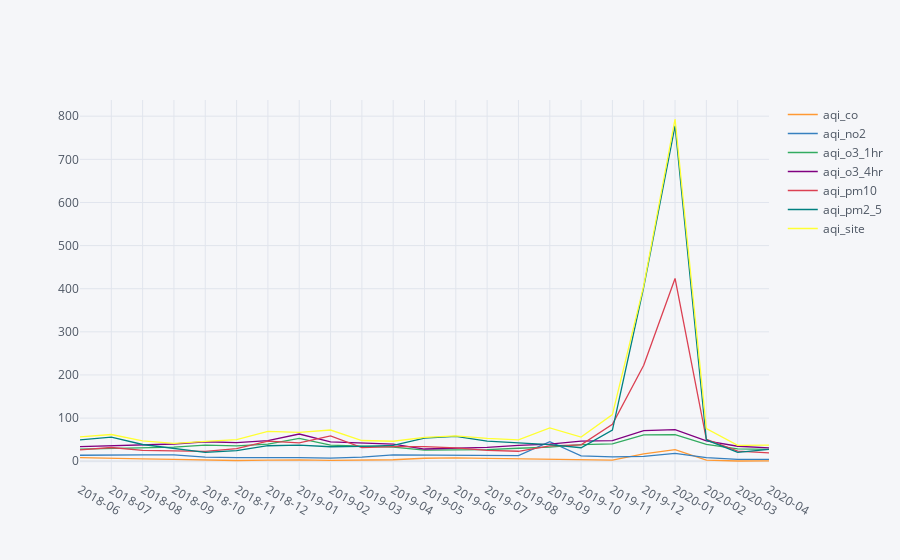

This figure's notebook cell:
### Code cell
air_monthly_mean.iplot(kind='line', x = 'yearmonth', y = air_monthly_mean.columns.names[1:7], xaxis_type='category')

### Figure 1 — Plotly figure (JSON) as saved in the notebook; plotly's stock layout.template omitted (floating-point values rounded to 4 significant figures)
{"data": [{"line": {"color": "rgba(255, 153, 51, 1.0)", "dash": "solid", "shape": "linear", "width": 1.3}, "mode": "lines", "name": "aqi_co", "text": "", "type": "scatter", "x": ["2018-06", "2018-07", "2018-08", "2018-09", "2018-10", "2018-11", "2018-12", "2019-01", "2019-02", "2019-03", "2019-04", "2019-05", "2019-06", "2019-07", "2019-08", "2019-09", "2019-10", "2019-11", "2019-12", "2020-01", "2020-02", "2020-03", "2020-04"], "y": [8.558, 7.917, 5.532, 4.217, 2.387, 1.746, 2.442, 3.328, 1.821, 2.048, 3.5, 7, 7.933, 6.533, 5.23, 4.133, 2.067, 2.458, 17.1, 26.94, 2.603, 0.5699, 0.8889]}, {"line": {"color": "rgba(55, 128, 191, 1.0)", "dash": "solid", "shape": "linear", "width": 1.3}, "mode": "lines", "name": "aqi_no2", "text": "", "type": "scatter", "x": ["2018-06", "2018-07", "2018-08", "2018-09", "2018-10", "2018-11", "2018-12", "2019-01", "2019-02", "2019-03", "2019-04", "2019-05", "2019-06", "2019-07", "2019-08", "2019-09", "2019-10", "2019-11", "2019-12", "2020-01", "2020-02", "2020-03", "2020-04"], "y": [13.91, 15.1, 14.76, 14.93, 9.597, 8.22, 9.077, 8.621, 7.268, 9.565, 14.94, 14.24, 14.23, 14.02, 13.02, 45.25, 12.47, 10.24, 11.47, 18.32, 8.172, 4.452, 4.178]}, {"line": {"color": "rgba(50, 171, 96, 1.0)", "dash": "solid", "shape": "linear", "width": 1.3}, "mode": "lines", "name": "aqi_o3_1hr", "text": "", "type": "scatter", "x": ["2018-06", "2018-07", "2018-08", "2018-09", "2018-10", "2018-11", "2018-12", "2019-01", "2019-02", "2019-03", "2019-04", "2019-05", "2019-06", "2019-07", "2019-08", "2019-09", "2019-10", "2019-11", "2019-12", "2020-01", "2020-02", "2020-03", "2020-04"], "y": [28.02, 29.98, 32.24, 32.62, 37.35, 35.71, 39.77, 53.03, 37.2, 34.4, 32.65, 25.76, 25.4, 26.73, 30.1, 32.58, 38.33, 40.27, 60.95, 61.81, 38.95, 28.74, 27.67]}, {"line": {"color": "rgba(128, 0, 128, 1.0)", "dash": "solid", "shape": "linear", "width": 1.3}, "mode": "lines", "name": "aqi_o3_4hr", "text": "", "type": "scatter", "x": ["2018-06", "2018-07", "2018-08", "2018-09", "2018-10", "2018-11", "2018-12", "2019-01", "2019-02", "2019-03", "2019-04", "2019-05", "2019-06", "2019-07", "2019-08", "2019-09", "2019-10", "2019-11", "2019-12", "2020-01", "2020-02", "2020-03", "2020-04"], "y": [33.88, 36.22, 39.4, 40, 45.16, 43.32, 48, 63.07, 44.79, 41.4, 39.58, 28.35, 30.3, 32.36, 36.62, 39.77, 46.7, 47.9, 71, 73.29, 47.05, 34.76, 31.07]}, {"line": {"color": "rgba(219, 64, 82, 1.0)", "dash": "solid", "shape": "linear", "width": 1.3}, "mode": "lines", "name": "aqi_pm10", "text": "", "type": "scatter", "x": ["2018-06", "2018-07", "2018-08", "2018-09", "2018-10", "2018-11", "2018-12", "2019-01", "2019-02", "2019-03", "2019-04", "2019-05", "2019-06", "2019-07", "2019-08", "2019-09", "2019-10", "2019-11", "2019-12", "2020-01", "2020-02", "2020-03", "2020-04"], "y": [26.16, 31.82, 25.19, 23.38, 22.71, 29.12, 46.63, 42.74, 58.61, 31.71, 33.81, 34.06, 30.9, 25.18, 23.13, 35.5, 38.18, 85.58, 222.4, 423.8, 50.83, 23.29, 19.62]}, {"line": {"color": "rgba(0, 128, 128, 1.0)", "dash": "solid", "shape": "linear", "width": 1.3}, "mode": "lines", "name": "aqi_pm2_5", "text": "", "type": "scatter", "x": ["2018-06", "2018-07", "2018-08", "2018-09", "2018-10", "2018-11", "2018-12", "2019-01", "2019-02", "2019-03", "2019-04", "2019-05", "2019-06", "2019-07", "2019-08", "2019-09", "2019-10", "2019-11", "2019-12", "2020-01", "2020-02", "2020-03", "2020-04"], "y": [49.37, 56.12, 38.85, 30.57, 20.55, 24.47, 35.98, 37.21, 33.66, 34.68, 36.81, 53.53, 57.67, 46.87, 41.77, 38.38, 31.25, 72.19, 403.6, 777.6, 49.34, 20.67, 27.58]}, {"line": {"color": "rgba(255, 255, 51, 1.0)", "dash": "solid", "shape": "linear", "width": 1.3}, "mode": "lines", "name": "aqi_site", "text": "", "type": "scatter", "x": ["2018-06", "2018-07", "2018-08", "2018-09", "2018-10", "2018-11", "2018-12", "2019-01", "2019-02", "2019-03", "2019-04", "2019-05", "2019-06", "2019-07", "2019-08", "2019-09", "2019-10", "2019-11", "2019-12", "2020-01", "2020-02", "2020-03", "2020-04"], "y": [56.49, 61.95, 47.39, 41.27, 46.11, 50, 69.06, 66.81, 72.38, 48.08, 46.35, 55.12, 58.77, 52.98, 49.41, 77.28, 56.03, 108.3, 407.3, 793.5, 75.57, 36.96, 37.16]}], "layout": {"legend": {"bgcolor": "#F5F6F9", "font": {"color": "#4D5663"}}, "paper_bgcolor": "#F5F6F9", "plot_bgcolor": "#F5F6F9", "title": {"font": {"color": "#4D5663"}}, "xaxis": {"gridcolor": "#E1E5ED", "showgrid": true, "tickfont": {"color": "#4D5663"}, "title": {"font": {"color": "#4D5663"}, "text": ""}, "type": "category", "zerolinecolor": "#E1E5ED"}, "yaxis": {"gridcolor": "#E1E5ED", "showgrid": true, "tickfont": {"color": "#4D5663"}, "title": {"font": {"color": "#4D5663"}, "text": ""}, "zerolinecolor": "#E1E5ED"}}}
